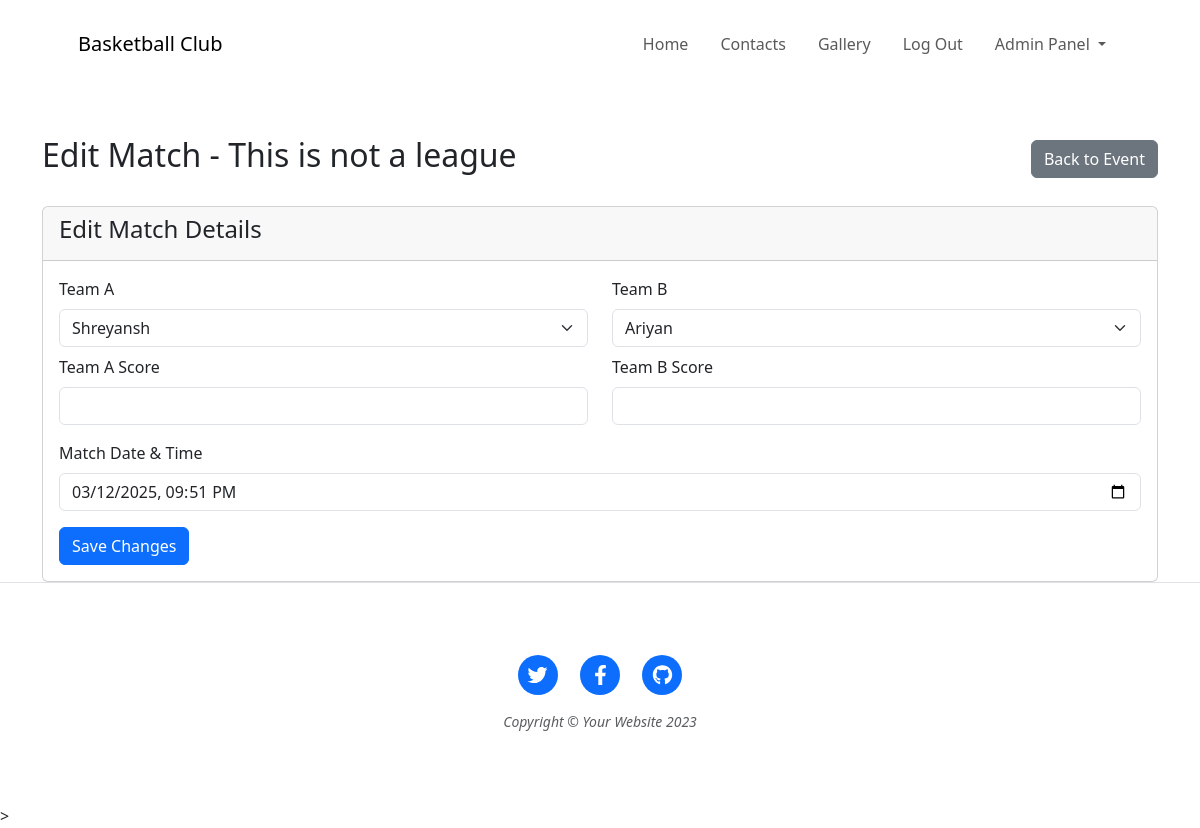
Screenshot of /edit-match/1 (signed in) with the database file from the repository.
### website/models.py (models this page shows)
class Event(db.Model):
    id = db.Column(db.Integer, primary_key=True)
    title = db.Column(db.String(100), nullable=False)
    description = db.Column(db.Text, nullable=False)
    img_url = db.Column(db.String(255), nullable=False)
    start_date = db.Column(db.Date, default=func.current_date())
    end_date = db.Column(db.Date, default=func.current_date())
    link = db.Column(db.String(255), nullable=True)
    is_league = db.Column(db.Boolean, default=False)
    admin_id = db.Column(db.Integer, db.ForeignKey('admin.id'), nullable=False)
    matches = db.relationship('Match', backref='event', lazy=True)
    teams = db.relationship('Team', backref='event', lazy=True)
    galleries = db.relationship('GalleryAlbum', backref='event', lazy=True)

class Match(db.Model):
    id = db.Column(db.Integer, primary_key=True)
    team_a_id = db.Column(db.Integer, db.ForeignKey('team.id'), nullable=False)
    team_b_id = db.Column(db.Integer, db.ForeignKey('team.id'), nullable=False)
    date_time = db.Column(db.DateTime, default=func.now())
    team_a_score = db.Column(db.Integer)
    team_b_score = db.Column(db.Integer)
    admin_id = db.Column(db.Integer, db.ForeignKey('admin.id'), nullable=False)
    event_id = db.Column(db.Integer, db.ForeignKey('event.id'), nullable=False)

class Team(db.Model):
    id = db.Column(db.Integer, primary_key=True)
    team_name = db.Column(db.String(100), nullable=False)
    captain_name = db.Column(db.String(100), nullable=False)
    event_id = db.Column(db.Integer, db.ForeignKey('event.id'), nullable=False)
    members = db.relationship('TeamMembers', backref='team', lazy=True, cascade='all, delete')
    matches_as_team_a = db.relationship('Match', foreign_keys='Match.team_a_id', backref='team_a', lazy=True)
    matches_as_team_b = db.relationship('Match', foreign_keys='Match.team_b_id', backref='team_b', lazy=True)
    admin_id = db.Column(db.Integer, db.ForeignKey('admin.id'), nullable=False)

### website/views.py (the view, shortened to what this page needs)
@views.route('/edit-match/<int:match_id>', methods=['GET', 'POST'])
@login_required
def edit_match(match_id):
    match = Match.query.get_or_404(match_id)
    event_id = match.event_id
    if match.admin_id != current_user.id:
        flash('You do not have permission to edit this match.', 'error')
        return redirect(url_for('add_event.event_page', event_id=event_id))
    if request.method == 'GET':
        return render_template('edit_match.html', match=match, event=match.event, teams=match.event.teams)

### website/__init__.py (called while the page is built)
@login_manager.user_loader
def load_user(user_id):
    from .models import Admin
    return Admin.query.get(int(user_id))

### website/templates/edit_match.html (shortened to what this page needs)
{% include "header.html" %}
<div class="container mt-5">
    <div class="d-flex justify-content-between align-items-center mb-4">
        <h2>Edit Match - {{ event.title }}</h2>
        <a href="{{ url_for('add_event.event_page', event_id=event.id) }}" class="btn btn-secondary">Back to Event</a>
    </div>
    <div class="card">
        <div class="card-header">
            <h4>Edit Match Details</h4>
        </div>
        <div class="card-body">
            <form method="POST">
                <div class="row">
                    <div class="col-md-6 mb-3">
                        <label for="team_a_id" class="form-label">Team A</label>
                        <select class="form-select" id="team_a_id" name="team_a_id" required>
                            {% for team in teams %}
                            <option value="{{ team.id }}" {% if team.id == match.team_a_id %}selected{% endif %}>
                                {{ team.team_name }}
                            </option>
                            {% endfor %}
                        </select>
                        <div class="mt-2">
                            <label for="team_a_score" class="form-label">Team A Score</label>
                            <input type="number" class="form-control" id="team_a_score"
                                   name="team_a_score" value="{{ match.team_a_score or '' }}" min="0">
                        </div>
                    </div>
                    <div class="col-md-6 mb-3">
                        <label for="team_b_id" class="form-label">Team B</label>
                        <select class="form-select" id="team_b_id" name="team_b_id" required>
                            {% for team in teams %}
                            <option value="{{ team.id }}" {% if team.id == match.team_b_id %}selected{% endif %}>
                                {{ team.team_name }}
                            </option>
                            {% endfor %}
                        </select>
                        <div class="mt-2">
                            <label for="team_b_score" class="form-label">Team B Score</label>
                            <input type="number" class="form-control" id="team_b_score"
                                   name="team_b_score" value="{{ match.team_b_score or '' }}" min="0">
                        </div>
                    </div>
                </div>
                <div class="mb-3">
                    <label for="date_time" class="form-label">Match Date & Time</label>
                    <input type="datetime-local" class="form-control" id="date_time"
                           name="date_time" value="{{ match.date_time.strftime('%Y-%m-%dT%H:%M') }}" required>
                </div>
                <button type="submit" class="btn btn-primary">Save Changes</button>
            </form>
        </div>
    </div>
</div>
{% include "footer.html" %}

### rows the page displays
Event: title "This is not a league"
Match: team_a_id "Shreyansh", team_b_id "Ariyan", date_time "03/12/2025 21:51"
